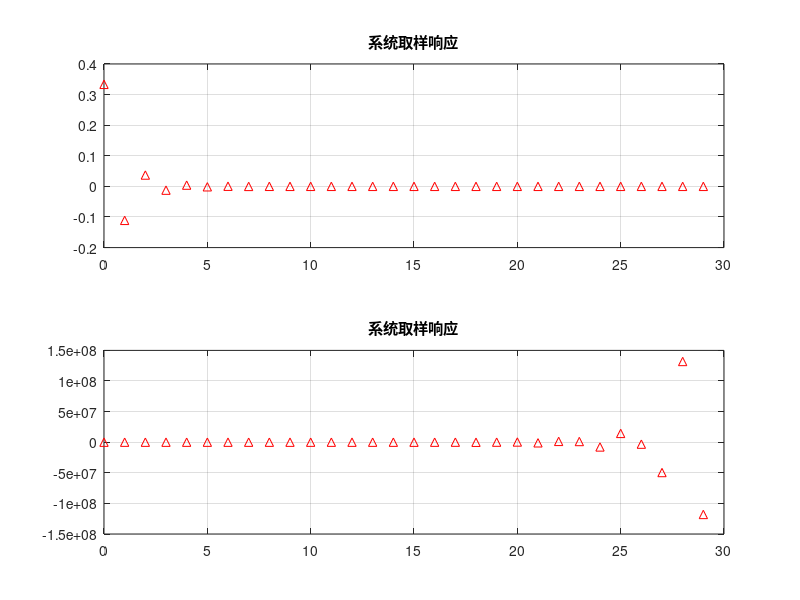

Reproduce this figure in MATLAB. (Note: this script raises an error after producing the figure.)
clc;
clear;

a = [3 4 1];
b = [1 1];
figure(1);
subplot(2,1,1);
impz(b,a,30);
grid on;
title("系统取样响应");

c = [2.5 6 10];
d = [1];
subplot(2,1,2);
impz(d,c,30);
grid on;
title("系统取样响应");

nh = -3:14;
nx = -3:9;
h = ((7/8).^nh).*(uDT(nh)-uDT(nh-10));
x = uDT(nx)-uDT(nx-5);
% 求卷积
y = conv(x,h);
ny1 = nx(1) + nh(1);
ny2 = nx(end) + nh(end);
ny = ny1:ny2;

figure(2);
subplot(3,1,1);
stem(nh,h,'fill');
grid on;
xlabel("k");
ylabel("h(k)");
title("h(k)");

subplot(3,1,2);
stem(nx,x,'fill');
grid on;
xlabel("k");
ylabel("x(k)");
title("x(k)");

subplot(3,1,3);
stem(ny,y,'fill');
grid on;
xlabel("k");
ylabel("x(k)*h(k)");
title("x(k)*h(k)");


%% 图像
lena = imread('test_10.png');
figure(3);
subplot(2,2,1);
imshow(lena);
title("原始图像");
Gx = [-1 0 1;-2 0 2;-1 0 1];
Gy = [1 2 1;0 0 0;-1 -2 -1];

lena_gx(:,:,1) = conv2(Gx,lena(:,:,1));
lena_gx(:,:,2) = conv2(Gx,lena(:,:,2));
lena_gx(:,:,3) = conv2(Gx,lena(:,:,3));
subplot(2,2,2);
imshow(lena_gx);
title("采用 Gx 进行卷积滤波后的图像");


lena_gy(:,:,1) = conv2(Gy,lena(:,:,1));
lena_gy(:,:,2) = conv2(Gy,lena(:,:,2));
lena_gy(:,:,3) = conv2(Gy,lena(:,:,3));
subplot(2,2,3);
imshow(lena_gy);
title("采用 Gy 进行卷积滤波后的图像");

lena_gxy(:,:,1) = (lena_gy(:,:,1) + lena_gx(:,:,1))/2;
lena_gxy(:,:,2) = (lena_gy(:,:,2) + lena_gx(:,:,2))/2;
lena_gxy(:,:,3) = (lena_gy(:,:,3) + lena_gx(:,:,3))/2;

% lena_gxy(:,:,1) = sqrt(lena_gy(:,:,1).* lena_gy(:,:,1) + lena_gx(:,:,1).* lena_gx(:,:,1));
% % lena_gxy(:,:,2) = sqrt(lena_gy(:,:,2).* lena_gy(:,:,2) + lena_gx(:,:,2).* lena_gx(:,:,2));
% lena_gxy(:,:,3) = sqrt(lena_gy(:,:,3).* lena_gy(:,:,3) + lena_gx(:,:,3).* lena_gx(:,:,3));


subplot(2,2,4);
imshow(lena_gxy);
title("采用 Gx 和 Gy 进行卷积滤波后的图像");

